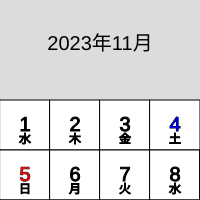
Frame 1 (no input)
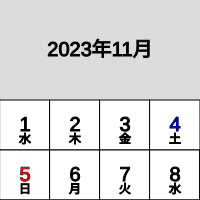
Frame 60 (no input)
Frame 120 (the mouse pressed at the canvas centre since frame 60): identical to frame 60, image omitted

The p5.js sketch that drew these frames (run headless with seeded random() and noise() and a simulated clock; from frame 60 on, the mouse is pressed at the canvas centre):

// p5.js sketch
// ── sketch.js
// テキスト「関数を作る(2) 結果を戻す関数」～「総仕上げ：カレンダーを描画しよう」
function setup(){
  createCanvas(200, 200);
  calendar(2023, 11);

  // isLeapYear の動作確認のため console に出力しています
  for(let i = 2000; i <= 2100; i++){
    if(isLeapYear(i)){             //Leapは日本語でうるう年という意味
      console.log(i + "年はうるう年です");
    }
    else{
      console.log(i + "年はうるう年ではありません");
    }
  }
}

function calendar(y, m){
  let dow = dayOfWeek(y, m, 1);   //DOW means the first letters of  Day of Week
  for(let d = 1; d <= daysInMonth(y, m); d++){
    let day = dayOfWeekAsString(dow);
    console.log(y + "年" + m + "月" + d + "日は" + day + "曜日");
    dow = (dow + 1) % 7;
  }
}

function isLeapYear(y){
  return (y % 4 == 0) && (y % 100 != 0) || (y % 400 == 0);  //4年に一度うるう年である
}

function daysInYear(y){
  return isLeapYear(y) ? 366 : 365;    //もしうるう年なら366,そうでないなら365日
}

function daysInMonth(y, m){
  if(m == 2){           //もしｍ（月）が2月なら
    return isLeapYear(y) ? 29 : 28;     
  }
  else if(m == 4 || m == 6 || m == 9 || m == 11){     //もしｍ（月）が30日ある月なら
    return 30;           //30という数を出力する
  }
  else{
    return 31;
  }
}

function dayOfYear(y, m, d){
  let count = 0;
  for(let i = 1; i < m; i++){
    count += daysInMonth(y, i);
  }
  return count + d;     //30×ｎ月＋5日なら５日　
}

function dayOfWeek(y, m, d){
   const dayscount = dayOfYear(y, m, d) - dayOfYear(1970, 1, 1);
  return (dayscount) % 7;
}

function dayOfWeekAsString(dow){
  const a = ["日", "月", "火", "水", "木", "金", "土"];
  return a[dow];
}

// ── index copy.html
<!DOCTYPE html>
<html>
  <head>
    <meta name="viewport" width=device-width, initial-scale=1.0, maximum-scale=1.0, user-scalable=0>
    <meta charset="UTF-8">
    <style> body {padding: 0; margin: 0;} canvas { display: block }</style>
    <script src="../p5.min.js"></script>
    <script src="sketch copy.js"></script>
    <title>section5-3</title>
  </head>
  <body>
  </body>
</html>

// ── sketch copy.js
function setup() {
  createCanvas(400, 400);
  calendar(2023, 11);
}

function draw() {
  background(220); // キャンバスの背景色を設定
  let cellSize = 50; // カレンダーセルのサイズ
  let x = 0;
  let y = 100;

  // カレンダーの上部に年月を表示
  textSize(20);
  textAlign(CENTER);
  fill(0); // テキストの色を黒に設定
  text("2023年11月", width / 2, 50); // カレンダーの上部中央に表示

  for (let d = 1; d <= daysInMonth(2023, 11); d++) {
    // 日付セルの描画
    let cellTextColor = 0; // セルの文字の色を黒に初期化

    if (dayOfWeek(2023, 11, d) === 0) {
      // 日曜日の場合、セルの文字の色を赤に変更
      cellTextColor = color(255, 0, 0);
    } else if (dayOfWeek(2023, 11, d) === 6) {
      // 土曜日の場合、セルの文字の色を青に変更
      cellTextColor = color(0, 0, 255);
    }

    fill(255); // セルの背景色を白に設定
    stroke(0); // セルの境界線を黒に設定
    rect(x, y, cellSize, cellSize);
    
    // 日付の描画
    textSize(20);
    textAlign(CENTER, CENTER);
    fill(cellTextColor); // セルの文字の色を設定
    text(d, x + cellSize / 2, y + cellSize / 2);

    // 曜日の描画
    textSize(12);
    fill(0); // 曜日のテキストの色を黒に設定
    text(dayOfWeekAsString(dayOfWeek(2023, 11, d)), x + cellSize / 2, y + cellSize - 10);

    x += cellSize;

    if (dayOfWeek(2023, 11, d) === 6) {
      // 土曜日の後は改行
      x = 0;
      y += cellSize;
    }
  }
}

function calendar(y, m) {
  // カレンダーの描画
  // 以前のコードと同じです
}

function isLeapYear(y) {
  return (y % 4 == 0) && (y % 100 != 0) || (y % 400 == 0);
}

function daysInYear(y) {
  return isLeapYear(y) ? 366 : 365;
}

function daysInMonth(y, m) {
  if (m == 2) {
    return isLeapYear(y) ? 29 : 28;
  } else if (m == 4 || m == 6 || m == 9 || m == 11) {
    return 30;
  } else {
    return 31;
  }
}

function dayOfYear(y, m, d) {
  let count = 0;
  for (let i = 1; i < m; i++) {
    count += daysInMonth(y, i);
  }
  return count + d;
}

function dayOfWeek(y, m, d) {
  const dayscount = dayOfYear(y, m, d) - dayOfYear(1970, 1, 1);
  return (dayscount) % 7;
}

function dayOfWeekAsString(dow) {
  const a = ["日", "月", "火", "水", "木", "金", "土"];
  return a[dow];
}
